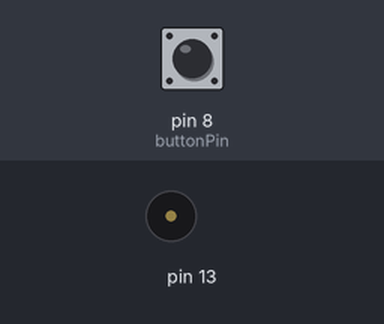
Recording of a sketch running on a simulated Arduino Uno, built with avr-gcc and run on an emulated ATmega328P. Parts: buzzer (waves = sounding). The test bench sets the inputs (shaded band); at power-on: pin 8 (buttonPin) HIGH. What the sketch prints to the serial monitor is not drawn.

Above: at 1.2 s.
1.3 s: pin 8 (buttonPin) pulled LOW for 1 s
At 1.7 s:
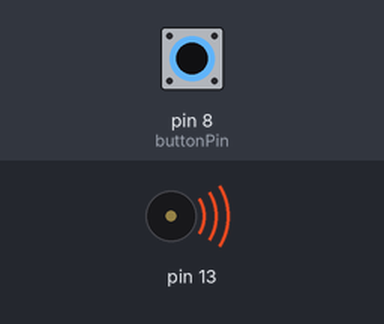
3.8 s: pin 8 (buttonPin) pulled LOW for 3.2 s
At 7.8 s:
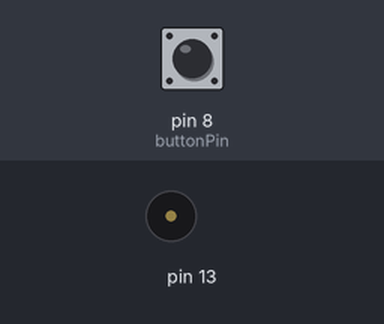
Timing chart, 0 to 9.3 s (numbered marks = the images above; inputs shaded):
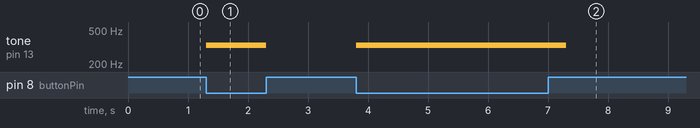

Measured:
- after the input at 1.3 s, tone on pin 13: silent → 330 Hz at once, → silent 1.0 s later
- after the input at 3.8 s, tone on pin 13: silent → 330 Hz at once, → silent 3.5 s later

The sketch:

sos.ino
```cpp
#include<Wire.h>
#include<time.h>
#define E 330

int buttonPin = 8; //pin 번호 8에 + 와 GND 연결
//time_t now = time(NULL);
int tempo = 500; // duration 옵션 값을 설정
// sos 버튼 구성 -> 버튼 누르면 소리나고 , db 에 저장해주는 코드
void setup() {
  // put your setup code here, to run once:
  Wire.begin();
  Serial.begin(9600);
  pinMode(buttonPin, INPUT_PULLUP); // 스위치를 구성하기 쉬운 방법 INPUT_PULLUP
}

void loop() {
  // put your main code here, to run repeatedly:
  if(digitalRead(buttonPin)==LOW){
    // 스위치가 눌렸을 때, 떼어졌을 때 무슨 숫자가 나올지 찍어봄
    // Serial.println(digitalRead(buttonPin));
    Serial.println("SOS 요청입니다.");
    tone(13,E, tempo);
    delay(500);
    }
}
```
